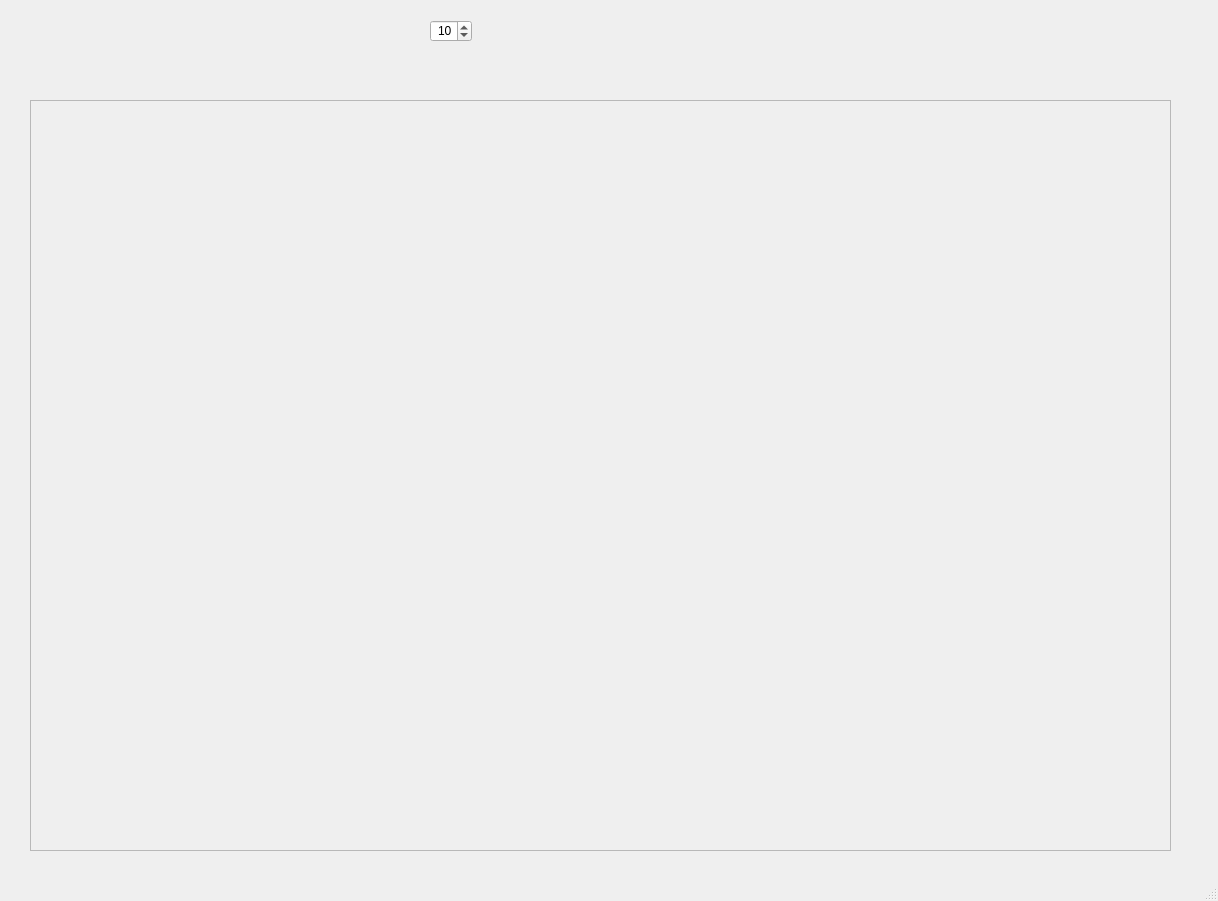
<?xml version="1.0" encoding="UTF-8"?>
<ui version="4.0">
 <class>MainWindow</class>
 <widget class="QMainWindow" name="MainWindow">
  <property name="geometry">
   <rect>
    <x>0</x>
    <y>0</y>
    <width>1218</width>
    <height>901</height>
   </rect>
  </property>
  <property name="windowTitle">
   <string>MainWindow</string>
  </property>
  <widget class="QWidget" name="centralwidget">
   <widget class="QSpinBox" name="spinBox_brush_size">
    <property name="geometry">
     <rect>
      <x>430</x>
      <y>20</y>
      <width>42</width>
      <height>22</height>
     </rect>
    </property>
    <property name="alignment">
     <set>Qt::AlignBottom|Qt::AlignRight|Qt::AlignTrailing</set>
    </property>
    <property name="minimum">
     <number>1</number>
    </property>
    <property name="value">
     <number>10</number>
    </property>
   </widget>
   <widget class="QWidget" name="gridLayoutWidget">
    <property name="geometry">
     <rect>
      <x>30</x>
      <y>100</y>
      <width>1141</width>
      <height>751</height>
     </rect>
    </property>
    <layout class="QGridLayout" name="gridLayout" rowstretch="0" columnstretch="0">
     <item row="0" column="0">
      <widget class="QFrame" name="frame">
       <property name="sizePolicy">
        <sizepolicy hsizetype="Preferred" vsizetype="Preferred">
         <horstretch>0</horstretch>
         <verstretch>0</verstretch>
        </sizepolicy>
       </property>
       <property name="frameShape">
        <enum>QFrame::StyledPanel</enum>
       </property>
       <property name="frameShadow">
        <enum>QFrame::Raised</enum>
       </property>
      </widget>
     </item>
    </layout>
   </widget>
  </widget>
  <widget class="QMenuBar" name="menubar">
   <property name="geometry">
    <rect>
     <x>0</x>
     <y>0</y>
     <width>1218</width>
     <height>21</height>
    </rect>
   </property>
  </widget>
  <widget class="QStatusBar" name="statusbar"/>
 </widget>
 <resources/>
 <connections/>
</ui>
